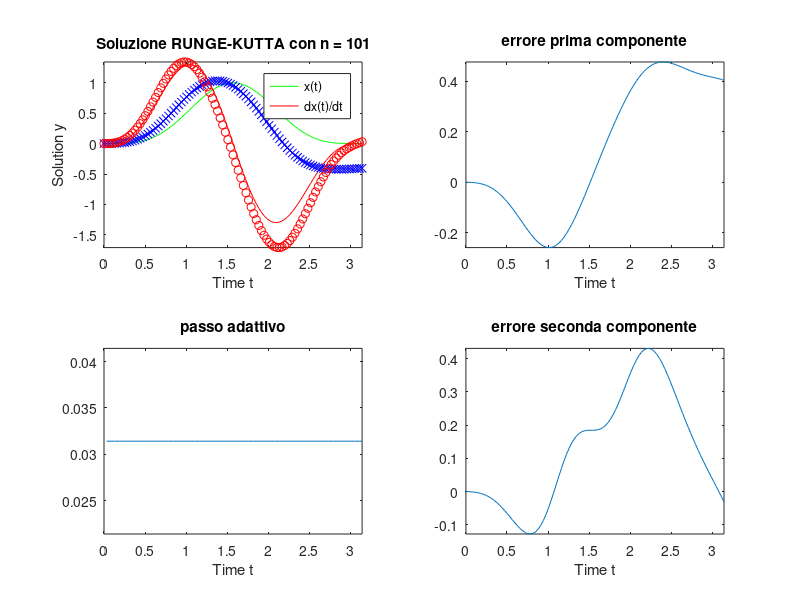

Here is the MATLAB script that generated this plot:
clc;                                               % Clears the screen
clear all;
close all;

tspan = [0,pi];
h=0.01*tspan(2);        % frazione decimale di pi-->100 passi 
t = tspan(1):h:tspan(2);                                        
i = zeros(1,length(t)); 
y1(1) = 0;     
y2(1) = 0;% initial condition
mu = 1;
% Termini forzanti già presenti nel file del De Falco
x   = @(t) sin (t) .^ 4;
xp  = @(t) 4 * sin (t) .^ 3 .* cos (t);
xpp = @(t) 4 * (3 * sin (t) .^ 2 .* cos (t) .^2 - sin (t) .^ 4);
mu  = 1;
f   = @(t) xpp(t) - mu * (1 - x(t).^2) .* xp(t) + x(t);
% Sistema differenziale
y1_dot = @(t, y2) y2;
y2_dot = @(t, y1, y2) mu*(1-y1^2)*y2-y1+f(t);  

for i=1:(length(t)-1)                              % calculation loop
    k1_1 = y1_dot(t(i), y2(i));
    k1_2 = y2_dot(t(i), y1(i), y2(i));
    k2_1 = y1_dot(t(i)+.5*h, y2(i)+.5*k1_2*h);
    k2_2 = y2_dot(t(i)+.5*h, y1(i)+.5*k1_1*h, y2(i)+.5*k1_2*h);
    k3_1 = y1_dot(t(i)+.5*h, y2(i)+.5*k2_2+h);
    k3_2 = y2_dot(t(i)+.5*h, y1(i)+.5*k2_1*h, y2(i)+.5*k2_2+h);
    k4_1 = y1_dot(t(i)+h, y2(i)+k3_2*h);
    k4_2 = y2_dot(t(i)+h, y1(i)+k3_1*h, y2(i)+k3_2*h);

    y1(i+1) = y1(i) + (1/6)*(k1_1+2*k2_1+2*k3_1+k4_1)*h;
    y2(i+1) = y2(i) + (1/6)*(k1_2+2*k2_2+2*k3_2+k4_2)*h;
    
end


% Linea continua soluzione esatta, x e o soluzione numerica

subplot(2,2,1)
plot (t, x(t),'g', t, xp(t),'r', t, y1, 'xb', t, y2, 'or')
title (['Soluzione RUNGE-KUTTA con n = ',int2str(length(t))])
xlabel('Time t');
ylabel('Solution y');
legend('x(t)','dx(t)/dt')
axis([tspan(1) tspan(2) -inf inf])

subplot(2,2,2)
plot (t, x(t) - y1)
title ('errore prima componente')
xlabel('Time t');
axis([tspan(1) tspan(2) -inf inf])

subplot(2,2,4)
plot (t, xp(t) - y2)
title ('errore seconda componente')
xlabel('Time t');
axis([tspan(1) tspan(2) -inf inf])

subplot(2,2,3)
plot (t(2:end), diff (t))
title ('passo adattivo')
xlabel('Time t');
axis([tspan(1) tspan(2) h-0.01 h+0.01])